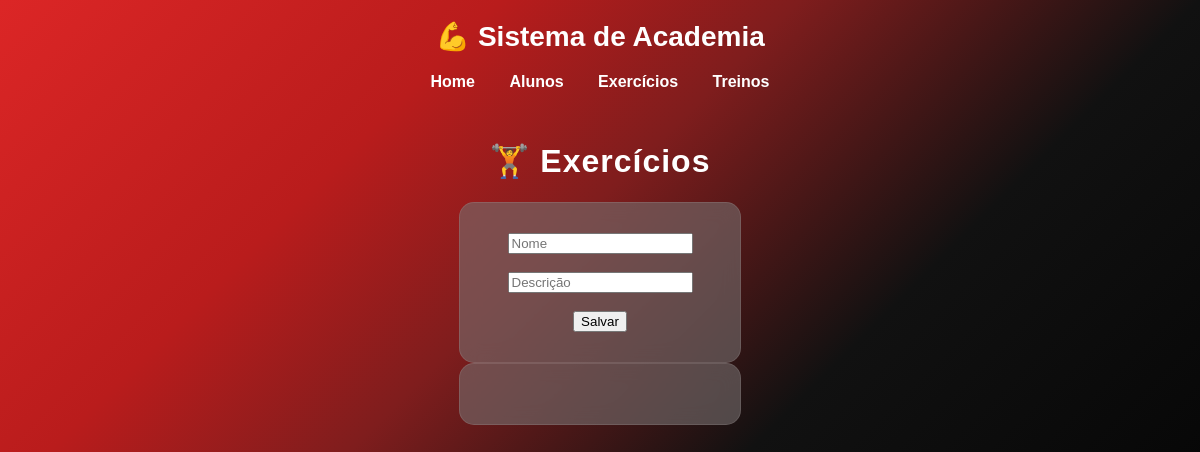
Before: /exercicios/ with the older database file.
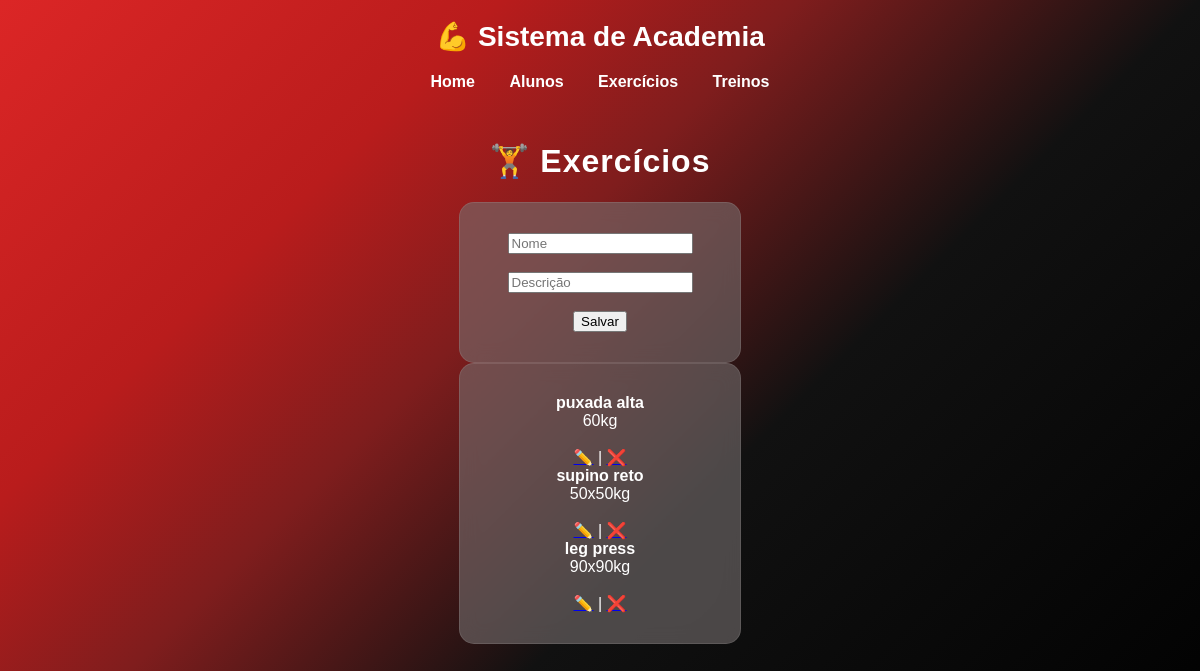
After: the same page with the newer database file.
### academia/models.py (models this page shows, shortened)
class Exercicio(models.Model):
    nome = models.CharField(max_length=100)
    descricao = models.TextField()

### academia/views.py (the view)
# urls.py: path('exercicios/', views.exercicios),
def exercicios(request):
    mensagem = None
    if request.method == 'POST':
        Exercicio.objects.create(
            nome=request.POST.get('nome'),
            descricao=request.POST.get('descricao')
        )
        mensagem = "Exercício criado com sucesso!"
    return render(request, 'exercicios.html', {
        'exercicios': Exercicio.objects.all(),
        'mensagem': mensagem
    })

### academia/templates/exercicios.html (shortened to what this page needs)
{% extends 'base.html' %}
{% block content %}
<h1>🏋️ Exercícios</h1>
<div class="card">
    <form method="post">
        <input name="nome" placeholder="Nome"><br><br>
        <input name="descricao" placeholder="Descrição"><br><br>
        <button>Salvar</button>
    </form>
</div>
<div class="card">
{% for e in exercicios %}
    <div class="tarefa">
        <strong>{{ e.nome }}</strong><br>
        {{ e.descricao }}<br><br>
        <a href="/editar-exercicio/{{ e.id }}/">✏️</a> |
        <a href="/deletar-exercicio/{{ e.id }}/">❌</a>
    </div>
{% endfor %}
</div>
{% endblock %}

Changed rows visible on the page:
added Exercicio: nome "puxada alta", descricao "60kg"
added Exercicio: nome "supino reto", descricao "50x50kg"
added Exercicio: nome "leg press", descricao "90x90kg"
